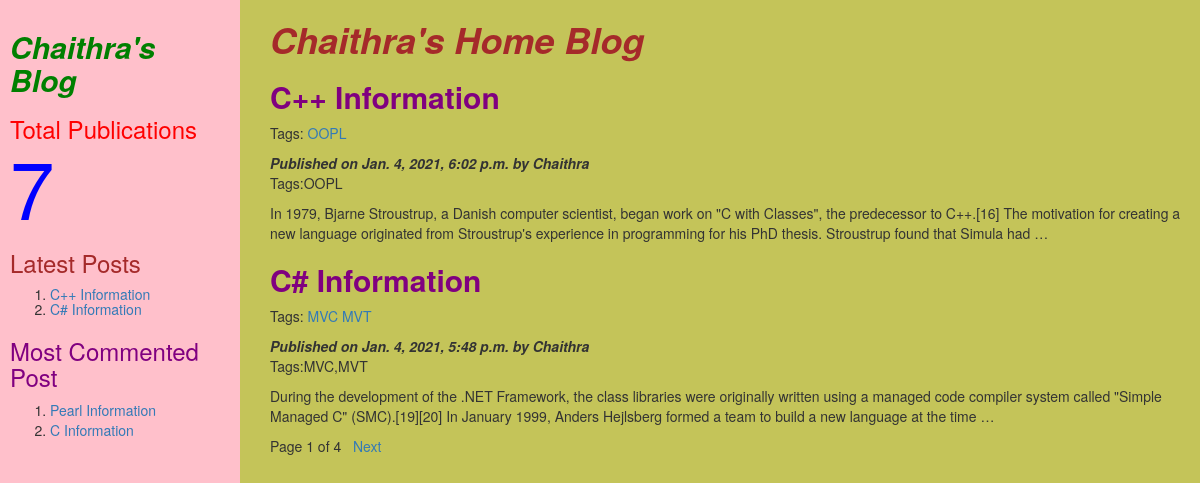
The page / on the database its author committed.
### myapp/models.py (models this page shows, shortened)
class Post(models.Model):
	tags=TaggableManager()
	STATUS_CHOICES=(('draft','Draft'),('published','Published'))
	title=models.CharField(max_length=256)
	slug=models.SlugField(max_length=264,unique_for_date='publish')
	author=models.ForeignKey(User,related_name='blog_posts',on_delete= models.CASCADE)
	body=models.TextField()
	publish=models.DateTimeField(default=timezone.now)
	created=models.DateTimeField(auto_now_add=True)
	updated=models.DateTimeField(auto_now=True)
	status= models.CharField(max_length=10,choices=STATUS_CHOICES,default='draft')
	objects=CustomManager()
	class Meta:
		ordering=('-publish',)
	def get_absolute_url(self):
		return reverse('post_detail',args=[self.publish.year,self.publish.strftime('%m'),self.publish.strftime('%d'),self.slug])

### myapp/views.py (the view)
# urls.py: url(r'^$',views.post_list_view),
def post_list_view(request,tag_slug=None):
	post_list=Post.objects.all()
	tag=None
	if tag_slug:
		tag=get_object_or_404(Tag,slug=tag_slug)
		post_list=post_list.filter(tags__in=[tag])
	paginator=Paginator(post_list,2)
	page_number=request.GET.get('page')
	try:
		post_list=paginator.page(page_number)
	except PageNotAnInteger:
		post_list=paginator.page(1)
	except EmptyPage:
		post_list=paginator.page(paginator.num_pages)
	d={'post_list':post_list,'tag':tag}
	return render(request,'myapp/post_list.html',d)

### myapp/models.py (called while the page is built)
    def get_queryset(self):
        return super().get_queryset().filter(status='published')

### myapp/templatetags/mytags.py (called while the page is built)
@register.simple_tag
def total_posts():
	return Post.objects.count()

@register.inclusion_tag('myapp/latest_post.html')
def show_latest_posts(count=3):
	latest_posts=Post.objects.order_by('-publish')[:count]
	return {'latest_posts':latest_posts}

@register.simple_tag
def get_most_commented_posts(count=2):
	return Post.objects.annotate(total_comments=Count('comments')).order_by('-total_comments')[:count]

### templates/myapp/post_list.html (shortened to what this page needs)
<html>
    {%extends 'myapp/parent.html'%}
        {%block content_block%}
        <h1 style="color:brown"><b><i>Chaithra's Home Blog</i></b></h1>
        {%for post in post_list%}
        <a href="{{post.get_absolute_url}}"><h2 style="color:purple"><b>{{post.title}}</b></h2></a>
	<p>Tags:
		{%for t in post.tags.all%}
		<a href="{%url "post_list_by_tag_name" t.slug%}">{{t.name}}</a>
		{%endfor%}
	</p>
        <i><b>Published on {{post.publish}} by {{post.author|title}}</b></i>
	<p>Tags:{{post.tags.all|join:','}}</p>
        {{post.body|truncatewords:40|linebreaks}}
        {%endfor%}
        {%include 'myapp/pagination.html' with page=post_list%}
        {%endblock%}

### templates/myapp/parent.html (shortened to what this page needs)
<html>
{%load mytags%}
    <head>
	<link rel="stylesheet" href="https://maxcdn.bootstrapcdn.com/bootstrap/3.3.7/css/bootstrap.min.css">
    </head>
	<body>
	    <div class="content" style="width:80%;float:right;background-color:#c4c459;height:300%;padding:0 0 0 30px">
	       {%block content_block%}
	       {%endblock%}
	    </div>
	    <div class="sidebar" style="width:20%;float:left;background-color:pink;height:300%;padding:10px">
		<h2 style="color:green"><b><i>Chaithra's Blog</i></b></h2>
		<h3 style="color:red">Total Publications
			<span style="color:blue;font-size:80px">
			{%total_posts%}</span>
			<h3 style="color:brown">Latest Posts</h3>
			<h5>{%show_latest_posts 2%}</h5>
			<h3 style="color:purple">Most Commented Post</h3>
			{%get_most_commented_posts as m%}
			<ol>
			   {%for post in m%}
			    <li><a href="{{post.get_absolute_url}}">{{post.title}}</a></li>
			   {%endfor%}
			</ol>
		</h3>
	    </div>
	</body>
</html>

### templates/myapp/pagination.html (shortened to what this page needs)
<!DOCTYPE html>
<html lang="en" dir="ltr">
  <body>
     <div class="paginator">
      <span>Page {{page.number}} of {{page.paginator.num_pages}}</span>&nbsp&nbsp
      {%if page.has_next%}
      <a href="?page={{page.next_page_number}}">Next</a> &nbsp  &nbsp
      {%endif%}
     </div>
  </body>
</html>

### templates/myapp/latest_post.html
<html>
    <body>
	<ol>
	{%for post in latest_posts%}
	<li><a href="{{post.get_absolute_url}}">{{post.title}}</a></li>
	{%endfor%}
	</ol>
     </body>
</html>

### rows shown on the page
Post: title "C++ Information", publish "Jan. 4, 2021, 6:02 p.m.", author "Chaithra", tags.all "OOPL", body "In 1979, Bjarne Stroustrup, a Danish computer scientist, began work on \"C with Classes\", the predecessor to C++.[16] The motivation for creating a new language originated from Stroustrup's experience in programming for his PhD thesis. Stroustrup found that Simula had …"
Tag: name "OOPL"
Post: title "C# Information", publish "Jan. 4, 2021, 5:48 p.m.", author "Chaithra", tags.all "MVC,MVT", body "During the development of the .NET Framework, the class libraries were originally written using a managed code compiler system called \"Simple Managed C\" (SMC).[19][20] In January 1999, Anders Hejlsberg formed a team to build a new language at the time …"
Tag: name "MVC"
Tag: name "MVT"
Post: title "Pearl Information"
Post: title "C Information"

### other values the page prints
{{ page.number }} "1"
{{ page.paginator.num_pages }} "4"
